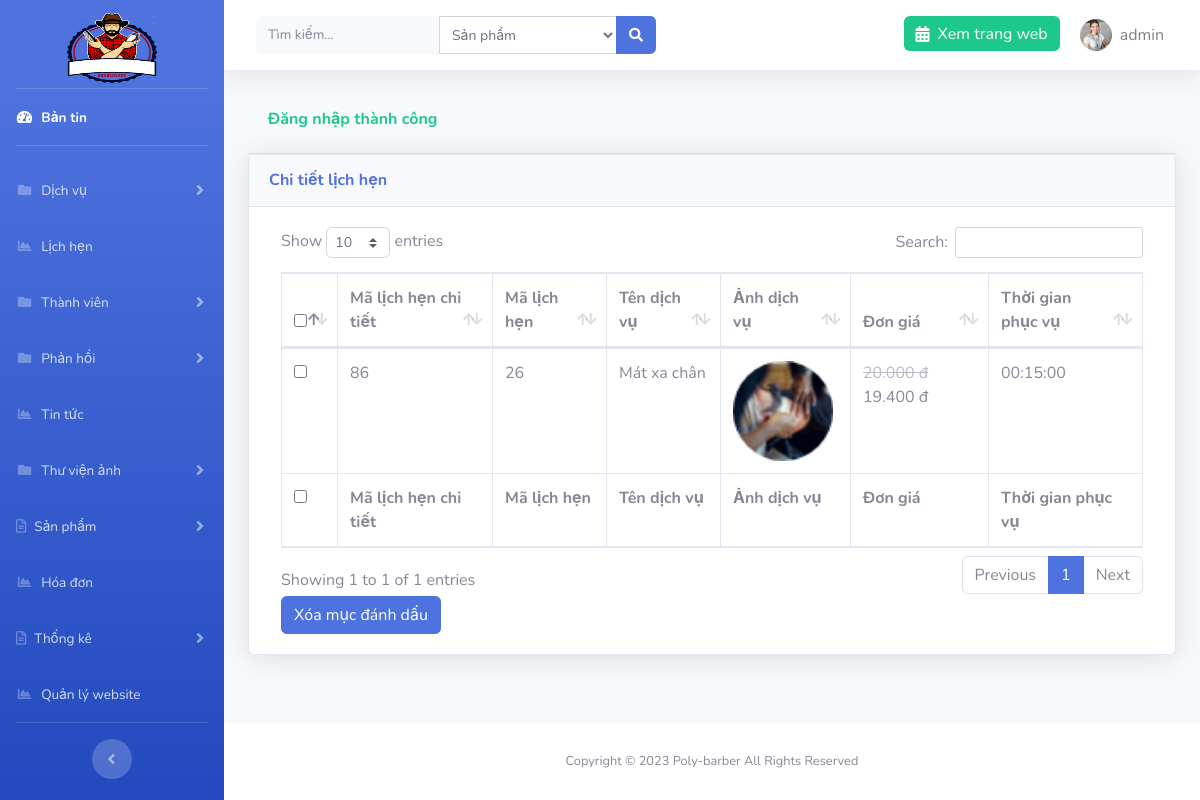
The page /admin/?page=appointment&action=detail&id=26 (signed in) on the database its author committed.
### tables this page shows
CREATE TABLE `setting` (
  `id` int(11) NOT NULL,
  `logo` varchar(191) NOT NULL,
  `file_ico` varchar(191) NOT NULL,
  `title` varchar(191) NOT NULL,
  `introduce` text NOT NULL,
  `slogan` varchar(191) NOT NULL
);

CREATE TABLE `app_detail` (
  `id` int(11) NOT NULL,
  `id_appointment` int(11) NOT NULL,
  `id_service` int(11) NOT NULL
);

CREATE TABLE `services` (
  `id` int(11) NOT NULL,
  `name` varchar(191) NOT NULL,
  `price` float NOT NULL,
  `sale` float NOT NULL,
  `time` time NOT NULL,
  `detail` text NOT NULL,
  `images` varchar(191) NOT NULL,
  `id_type` int(11) NOT NULL
);

### libs/database.php (called while the page is built, shortened)
<?php
function connection()
{
    try {
       $conn = new PDO("mysql:host=localhost; dbname=cattoc; charset=utf8", "root", "");
    } catch (PDOException $e) {
        echo "Lỗi Kết nối" . $e->getMessage();
    }
    return $conn;
}
function query_exe($sql) {
    $conn = connection();
    try {
        $stmt = $conn->prepare($sql);
        $stmt->execute();
        $result = $stmt->fetchAll(PDO::FETCH_ASSOC);
        return $result;
    } catch (PDOException $e) {
        echo "Lỗi dữ liệu" . $e->getMessage();
    } finally {
        unset($conn);
    }
}
function query_limit($sql) {
    $conn = connection();
    try {
        $stmt = $conn->prepare($sql);
        $stmt->execute();
        $result = $stmt->fetch(PDO::FETCH_ASSOC);
        return $result;
    } catch (PDOException $e) {
        echo "Lỗi dữ liệu" . $e->getMessage();
    } finally {
        unset($conn);
    }
}

### libs/setting.php (called while the page is built, shortened)
<?php
require_once "database.php";
function list_limit_setting(){
    $sql = "SELECT * from setting order by id limit 0,1";
    return query_limit($sql);
}

### libs/app_detail.php (called while the page is built, shortened)
<?php
function all_app_detail($appointment){
    $sql = "SELECT app_detail.*, name,images,price,sale,time from app_detail inner join services on services.id= app_detail.id_service
    where id_appointment = $appointment
     ORDER BY id DESC";
    return query_exe($sql);
}

### admin/appointments/app_detail.php (the view, shortened to what this page needs)
<?php
if(isset($_GET['id'])){
    $detail = all_app_detail($_GET['id']);
}
?>
<div class="container-fluid">
    <?php if (isset($_SESSION['message'])) : ?>
        <div class="card-header py-3 text-success">
            <h6 class="font-weight-bold"><?= $_SESSION['message'] ?></h6>
        </div>
    <?php endif; ?>
    <div class="card shadow mb-4">
        <div class="card-header py-3">
            <h6 class="m-0 font-weight-bold text-primary">Chi tiết lịch hẹn</h6>
        </div>
        <div class="card-body">
            <div class="table-responsive">
                <form action="" method="POST" class="col-md-12">
                    <table class="table table-bordered" id="dataTable" width="100%" cellspacing="0">
                        <thead>
                            <tr>
                                <th>
                                    <input type="checkbox" name="checkall" class="checkall">
                                </th>
                                <th>Mã lịch hẹn chi tiết</th>
                                <th>Mã lịch hẹn</th>
                                <th>Tên dịch vụ</th>
                                <th>Ảnh dịch vụ</th>
                                <th>Đơn giá</th>
                                <th>Thời gian phục vụ</th>
                            </tr>
                        </thead>
                        <tfoot>
                            <tr>
                            <th>
                                <input type="checkbox" name="checkall" class="checkall">
                                </th>
                                <th>Mã lịch hẹn chi tiết</th>
                                <th>Mã lịch hẹn</th>
                                <th>Tên dịch vụ</th>
                                <th>Ảnh dịch vụ</th>
                                <th>Đơn giá</th>
                                <th>Thời gian phục vụ</th>
                            </tr>
                        </tfoot>
                        <tbody>
                            <?php foreach ($detail as $d) : ?>
                                <tr>
                                    <td>
                                        <input type="checkbox" name="id[]" id="" value="<?= $d['id'] ?>">
                                    </td>
                                    <td><?= $d['id'] ?></td>
                                    <td><?= $d['id_appointment'] ?></td>
                                    <td><?= $d['name'] ?></td>
                                    <td><img src="../images/products/<?=$d['images'] ?>" alt="" width="100"></td>
                                    <td><?php if($d['sale']>0): ?>
                                        <del class="text-gray-500"><?=number_format($d['price'],0,',','.').' đ';?></del>
                                    <?php endif; ?>
                                     <?=number_format($price= $d['price']-($d['price']*$d['sale']),0,',','.').' đ';?></td>
                                    <td><?= $d['time'] ?></td>
                                </tr>
                            <?php endforeach; ?>
                        </tbody>
                    </table>
                    <button type="submit" class="btn btn-primary" id="btndel-category" name="btn-del">Xóa mục đánh dấu</button>
                </form>
            </div>
        </div>
    </div>
</div>

### admin/template/header.php (shortened to what this page needs)
<?php $setting = list_limit_setting(); ?>
<!DOCTYPE html>
<html lang="en">
<head>
    <link href="resource/vendor/fontawesome-free/css/all.min.css" rel="stylesheet" type="text/css">
    <link rel="stylesheet" href="resource/vendor/select2.min.css" />
<link rel="stylesheet" href="https://maxcdn.bootstrapcdn.com/bootstrap/4.4.1/css/bootstrap.min.css">
    <link href="resource/css/sb-admin-2.css" rel="stylesheet">
    <link href="resource/vendor/datatables/dataTables.bootstrap4.min.css" rel="stylesheet">
</head>
<body id="page-top">
    <div id="wrapper">
        <ul class="navbar-nav bg-gradient-primary sidebar sidebar-dark accordion" id="accordionSidebar">
            <a class="sidebar-brand d-flex align-items-center justify-content-center mb-3 pt-5" href="<?=ROOT?>admin">
                <img src="../images/<?=$setting['logo']?>" alt="logo" width="90" height="70">
            </a>
            <hr class="sidebar-divider my-0">
            <li class="nav-item active">
                <a class="nav-link" href="<?= ROOT ?>admin">
                    <i class="fas fa-fw fa-tachometer-alt"></i>
                    <span>Bản tin</span></a>
            </li>
            <hr class="sidebar-divider">
            <li class="nav-item">
                <a class="nav-link collapsed" href="#" data-toggle="collapse" data-target="#collapsePages" aria-expanded="true" aria-controls="collapsePages">
                    <i class="fas fa-fw fa-folder"></i>
                    <span>Dịch vụ</span>
                </a>
            </li>
            <li class="nav-item">
                <a class="nav-link" href="<?= ROOT ?>admin/?page=appointment">
                    <i class="fas fa-fw fa-chart-area"></i>
                    <span>Lịch hẹn</span></a>
            </li>
             <li class="nav-item">
                <a class="nav-link collapsed" href="#" data-toggle="collapse" data-target="#collapsePages2" aria-expanded="true" aria-controls="collapsePages">
                    <i class="fas fa-fw fa-folder"></i>
                    <span>Thành viên</span>
                </a>
            </li>
             <li class="nav-item">
                <a class="nav-link collapsed" href="#" data-toggle="collapse" data-target="#collapsePages3" aria-expanded="true" aria-controls="collapsePages">
                    <i class="fas fa-fw fa-folder"></i>
                    <span>Phản hồi</span>
                </a>
            </li>
               <li class="nav-item">
                <a class="nav-link" href="<?= ROOT ?>admin/?page=new">
                    <i class="fas fa-fw fa-chart-area"></i>
                    <span>Tin tức</span></a>
            </li>
  <li class="nav-item">
                <a class="nav-link collapsed" href="#" data-toggle="collapse" data-target="#collapsePages4" aria-expanded="true" aria-controls="collapsePages">
                    <i class="fas fa-fw fa-folder"></i>
                    <span>Thư viện ảnh</span>
                </a>
            </li>
            <li class="nav-item">
                <a class="nav-link collapsed" href="#" data-toggle="collapse" data-target="#collapseTwo" aria-expanded="true" aria-controls="collapseTwo">
                    <i class="far fa-file-alt"></i>
                    <span>Sản phẩm</span>
                </a>
            </li>
            <li class="nav-item">
                <a class="nav-link" href="<?= ROOT ?>admin/?page=order">
                    <i class="fas fa-fw fa-chart-area"></i>
                    <span>Hóa đơn</span></a>
            </li>
            <li class="nav-item">
                <a class="nav-link collapsed" href="#" data-toggle="collapse" data-target="#collapseTwo1" aria-expanded="true" aria-controls="collapseTwo">
                    <i class="far fa-file-alt"></i>
                    <span>Thống kê</span>
                </a>
            </li>
               <li class="nav-item">
                <a class="nav-link" href="<?= ROOT ?>admin/?page=setting">
                    <i class="fas fa-fw fa-chart-area"></i>
                    <span>Quản lý website</span></a>
            </li>
            <hr class="sidebar-divider d-none d-md-block">
            <div class="text-center d-none d-md-inline">
                <button class="rounded-circle border-0" id="sidebarToggle"></button>
            </div>
        </ul>
        <div id="content-wrapper" class="d-flex flex-column">
            <div id="content">
                <nav class="navbar navbar-expand navbar-light bg-white topbar mb-4 static-top shadow">
                    <form class="d-none d-sm-inline-block form-inline mr-auto ml-md-3 my-2 my-md-0 mw-100 navbar-search" method="POST" action="<?= ROOT ?>admin/search.php">
                        <div class="input-group">
                            <input name="keyword" type="text" title="Vui lòng nhập nội dung tìm kiếm" class="form-control bg-light border-0 small" placeholder="Tìm kiếm..." aria-label="Search" aria-describedby="basic-addon2" required>
                            <select name="select_search" id="" class="form-control form-control-sm select-search">
                        <option value="1">Sản phẩm</option>
                    </select>
                            <div class="input-group-append">
                                <button class="btn btn-primary" type="submit">
                                    <i class="fas fa-search fa-sm"></i>
                                </button>
                            </div>
                        </div>
                    </form>
                    <ul class="navbar-nav ml-auto">
                        <li class="nav-item no-arrow">
                            <a href="<?=ROOT?>" class="nav-link bg-success text-white h-50 mt-3 rounded"><i class="fas fa-calendar-alt mr-2"></i>Xem trang web</a>
                        </li>
                        <li class="nav-item dropdown no-arrow">
                            <a class="nav-link dropdown-toggle" href="" id="userDropdown" role="button" data-toggle="dropdown" aria-haspopup="true" aria-expanded="false">
                                <img class="img-profile rounded-circle" src="../images/users/<?=$_SESSION['user']['images']?>">
                                <span class="ml-2 mr-2 text-black-50"><?=$_SESSION['user']['account']?></span>
                            </a>
                        </li>
                    </ul>
                </nav>

### rows shown on the page
setting: logo (picture)
app_detail: id "86", id_appointment "26", id_service.name "Mát xa chân", id_service.images (picture), id_service.price "20.000", $price=$d['price']-($d['price']*$d['sale']) "19.400", id_service.time "00:15:00"

### other values the page prints
$_SESSION['user']['account'] "admin"
$_SESSION['message'] "Đăng nhập thành công"
